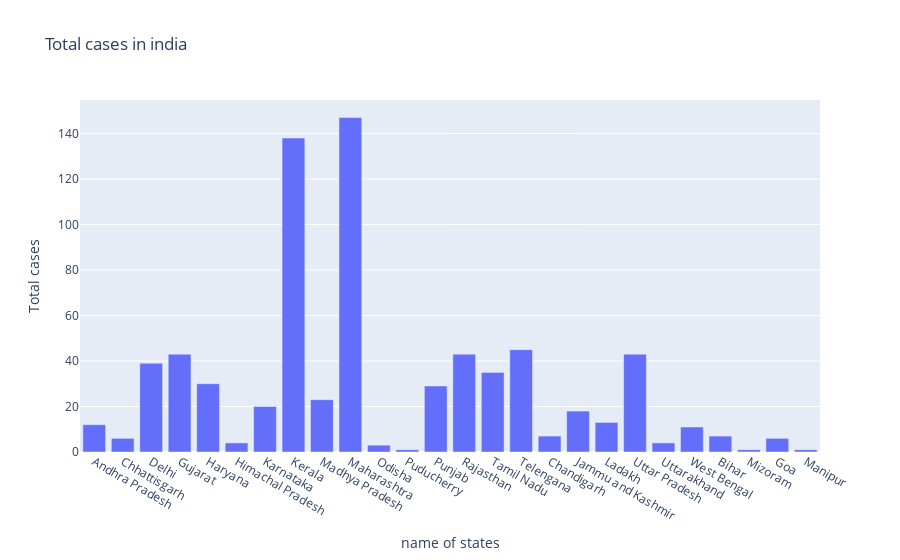

The cell this chart's notebook holds for it:
### Code cell
fig=go.Figure()
fig.add_trace(go.Bar(x=df['Name of State / UT'],y=df['Total Cases']))
fig.update_layout(title='Total cases in india',xaxis=dict(title='name of states'),yaxis=dict(title="Total cases"))

### Figure 1 — Plotly figure (JSON) as saved in the notebook; plotly's stock layout.template omitted (floating-point values rounded to 4 significant figures)
{"data": [{"type": "bar", "x": ["Andhra Pradesh", "Chhattisgarh", "Delhi", "Gujarat", "Haryana", "Himachal Pradesh", "Karnataka", "Kerala", "Madhya Pradesh", "Maharashtra", "Odisha", "Puducherry", "Punjab", "Rajasthan", "Tamil Nadu", "Telengana", "Chandigarh", "Jammu and Kashmir", "Ladakh", "Uttar Pradesh", "Uttarakhand", "West Bengal", "Bihar", "Mizoram", "Goa", "Manipur"], "y": [12, 6, 39, 43, 30, 4, 20, 138, 23, 147, 3, 1, 29, 43, 35, 45, 7, 18, 13, 43, 4, 11, 7, 1, 6, 1]}], "layout": {"title": {"text": "Total cases in india"}, "xaxis": {"title": {"text": "name of states"}}, "yaxis": {"title": {"text": "Total cases"}}}}
